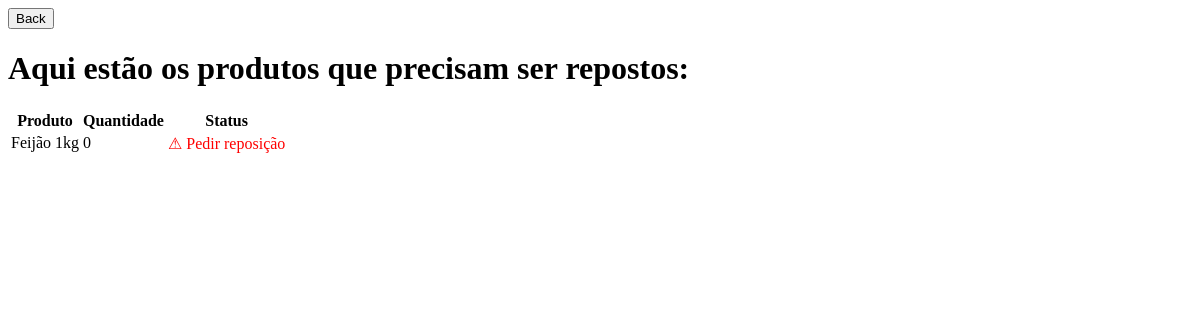
/pedir_prod, run on an earlier commit of the app's database.
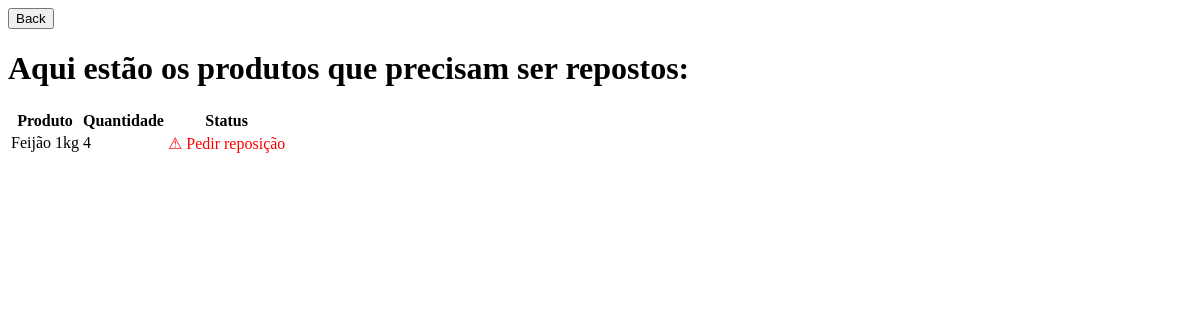
And on a later commit of the database.
### tables this page shows
CREATE TABLE produtos (
    id INTEGER PRIMARY KEY AUTOINCREMENT,
    nome TEXT NOT NULL,
    codigo TEXT UNIQUE NOT NULL,
    categoria TEXT,
    quantidade INTEGER NOT NULL DEFAULT 0,
    estoque_minimo INTEGER NOT NULL,
    preco_custo REAL,
    preco_venda REAL
);

### app.py (the view)
@app.route("/pedir_prod")
def pedir_prod():
    conn = sqlite3.connect("estoque.db")
    cursor = conn.cursor()
    cursor.execute("SELECT id, nome, quantidade, estoque_minimo FROM produtos WHERE quantidade <= estoque_minimo")
    produtos = cursor.fetchall()
    conn.close()
    return render_template("pedir_prod.html", produtos=produtos)

### templates/pedir_prod.html (shortened to what this page needs)
<!DOCTYPE html>
<html lang="pt-br">
<head>
  <link rel="stylesheet" href="{{url_for('static', filename='pedir_prod.css')}}">
</head>
<body>
  <form action="{{ url_for('estoque') }}" class="back-bar">
    <div class="container">
      <button type="submit"> Back </button>
    </div>
  </form>
  <h1> Aqui estão os produtos que precisam ser repostos: </h1>
  <table>
    <tr>
      <th>Produto</th>
      <th>Quantidade</th>
      <th>Status</th>
    </tr>
    {% for p in produtos %}
    {% if p[2] <= p[3] %} <tr>
      <td>{{ p[1] }}</td>
      <td>{{ p[2] }}</td>
      <td style="color:red;">⚠ Pedir reposição</td>
      </tr>
      {% endif %}
      {% endfor %}
</body>
</html>

What changed in the data, as far as the page shows it:
changed produtos "Feijão 1kg": quantidade "0" → "4"
